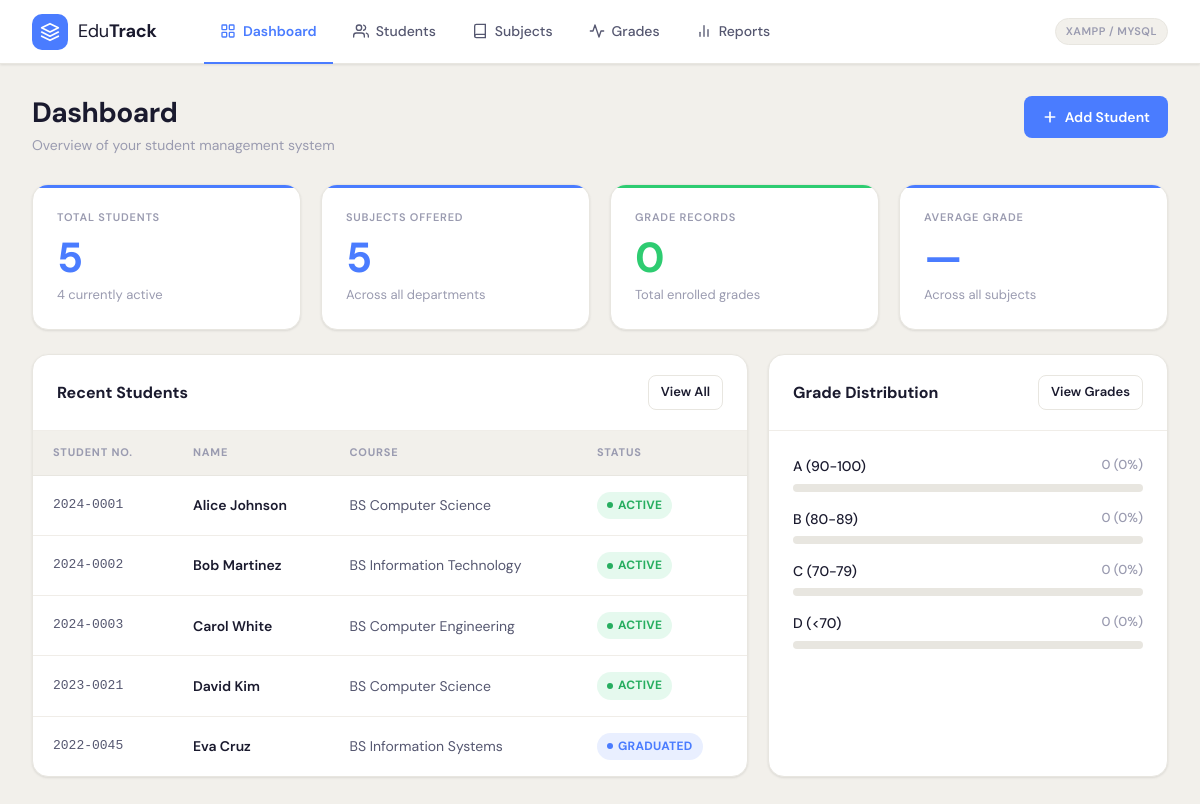
The page / on the database its author committed.
### tables this page shows
CREATE TABLE IF NOT EXISTS students (
    id INT AUTO_INCREMENT PRIMARY KEY,
    student_no VARCHAR(20) UNIQUE NOT NULL,
    full_name VARCHAR(100) NOT NULL,
    email VARCHAR(100) UNIQUE NOT NULL,
    course VARCHAR(100) NOT NULL,
    year_level INT NOT NULL DEFAULT 1,
    status ENUM('Active', 'Graduated', 'Inactive', 'Dropped') DEFAULT 'Active',
    created_at TIMESTAMP DEFAULT CURRENT_TIMESTAMP,
    updated_at TIMESTAMP DEFAULT CURRENT_TIMESTAMP ON UPDATE CURRENT_TIMESTAMP
);

### index.php (the view, shortened to what this page needs)
<?php
$db = getDB();
$total_students = $db->query("SELECT COUNT(*) as c FROM students")->fetch_assoc()['c'];
$active_students = $db->query("SELECT COUNT(*) as c FROM students WHERE status='Active'")->fetch_assoc()['c'];
$total_subjects = $db->query("SELECT COUNT(*) as c FROM subjects")->fetch_assoc()['c'];
$total_grades = $db->query("SELECT COUNT(*) as c FROM grades")->fetch_assoc()['c'];
$avg_grade_res = $db->query("SELECT AVG(grade) as avg FROM grades")->fetch_assoc();
$avg_grade = $avg_grade_res['avg'] ? round($avg_grade_res['avg'], 1) : 0;
$recent = $db->query("SELECT * FROM students ORDER BY created_at DESC LIMIT 5");
$grade_dist = [
    'A (90-100)' => 0, 'B (80-89)' => 0, 'C (70-79)' => 0, 'D (<70)' => 0
];
require_once 'includes/header.php';
?>
<div class="page-header">
    <div class="page-title">
        <h1>Dashboard</h1>
        <p>Overview of your student management system</p>
    </div>
    <a href="pages/students.php?action=add" class="btn btn-primary">
        <svg viewBox="0 0 24 24" fill="none"><line x1="12" y1="5" x2="12" y2="19" stroke="currentColor" stroke-width="2.5" stroke-linecap="round"/><line x1="5" y1="12" x2="19" y2="12" stroke="currentColor" stroke-width="2.5" stroke-linecap="round"/></svg>
        Add Student
    </a>
</div>
<div class="stats-grid">
    <div class="stat-card blue">
        <div class="stat-label">Total Students</div>
        <div class="stat-value"><?= $total_students ?></div>
        <div class="stat-sub"><?= $active_students ?> currently active</div>
    </div>
    <div class="stat-card blue">
        <div class="stat-label">Subjects Offered</div>
        <div class="stat-value" style="color: var(--accent-blue)"><?= $total_subjects ?></div>
        <div class="stat-sub">Across all departments</div>
    </div>
    <div class="stat-card green">
        <div class="stat-label">Grade Records</div>
        <div class="stat-value" style="color: var(--accent-green)"><?= $total_grades ?></div>
        <div class="stat-sub">Total enrolled grades</div>
    </div>
    <div class="stat-card blue">
        <div class="stat-label">Average Grade</div>
        <div class="stat-value"><?= $avg_grade ?: '—' ?></div>
        <div class="stat-sub">Across all subjects</div>
    </div>
</div>
<div class="dashboard-grid">
    <div class="card">
        <div class="card-header">
            <h2>Recent Students</h2>
            <a href="pages/students.php" class="btn btn-secondary btn-sm">View All</a>
        </div>
        <table id="recent-table">
            <thead>
                <tr>
                    <th>Student No.</th>
                    <th>Name</th>
                    <th>Course</th>
                    <th>Status</th>
                </tr>
            </thead>
            <tbody>
                <?php while ($s = $recent->fetch_assoc()): ?>
                <tr>
                    <td class="td-number"><?= htmlspecialchars($s['student_no']) ?></td>
                    <td class="td-name"><?= htmlspecialchars($s['full_name']) ?></td>
                    <td class="td-muted"><?= htmlspecialchars($s['course']) ?></td>
                    <td><span class="badge badge-<?= strtolower($s['status']) ?>"><?= strtoupper($s['status']) ?></span></td>
                </tr>
                <?php endwhile; ?>
            </tbody>
        </table>
    </div>
    <div class="card">
        <div class="card-header">
            <h2>Grade Distribution</h2>
            <a href="pages/grades.php" class="btn btn-secondary btn-sm">View Grades</a>
        </div>
        <div class="card-body">
            <?php foreach ($grade_dist as $label => $count):
                $pct = $total_grades > 0 ? round(($count / $total_grades) * 100) : 0;
            ?>
            <div class="grade-dist-item">
                <div class="grade-dist-header">
                    <span><?= $label ?></span>
                    <span class="grade-dist-count"><?= $count ?> (<?= $pct ?>%)</span>
                </div>
                <div class="grade-bar-bg">
                </div>
            </div>
            <?php endforeach; ?>
        </div>
    </div>
</div>
<?php require_once 'includes/footer.php'; ?>

### includes/header.php (shortened to what this page needs)
<?php
$current_page = basename($_SERVER['PHP_SELF'], '.php');
?>
<!DOCTYPE html>
<html lang="en">
<head>
    <link rel="stylesheet" href="<?= (strpos($_SERVER['PHP_SELF'], '/pages/') !== false) ? '../' : '' ?>assets/css/style.css">
</head>
<body>
<nav class="navbar">
    <div class="nav-brand">
        <div class="nav-logo">
            <svg viewBox="0 0 24 24" fill="none" xmlns="http://www.w3.org/2000/svg">
                <path d="M12 2L2 7l10 5 10-5-10-5zM2 17l10 5 10-5M2 12l10 5 10-5" stroke="white" stroke-width="2" stroke-linecap="round" stroke-linejoin="round"/>
            </svg>
        </div>
        <span class="brand-text">Edu<strong>Track</strong></span>
    </div>
    <ul class="nav-links">
        <li><a href="<?= (strpos($_SERVER['PHP_SELF'], '/pages/') !== false) ? '../' : '' ?>index.php" class="<?= $current_page === 'index' ? 'active' : '' ?>">
            Dashboard
        </a></li>
        <li><a href="<?= (strpos($_SERVER['PHP_SELF'], '/pages/') !== false) ? '' : 'pages/' ?>students.php" class="<?= $current_page === 'students' ? 'active' : '' ?>">
            Students
        </a></li>
        <li><a href="<?= (strpos($_SERVER['PHP_SELF'], '/pages/') !== false) ? '' : 'pages/' ?>subjects.php" class="<?= $current_page === 'subjects' ? 'active' : '' ?>">
            <svg viewBox="0 0 24 24" fill="none"><path d="M4 19.5A2.5 2.5 0 0 1 6.5 17H20" stroke="currentColor" stroke-width="2" stroke-linecap="round"/><path d="M6.5 2H20v20H6.5A2.5 2.5 0 0 1 4 19.5v-15A2.5 2.5 0 0 1 6.5 2z" stroke="currentColor" stroke-width="2"/></svg>
            Subjects
        </a></li>
        <li><a href="<?= (strpos($_SERVER['PHP_SELF'], '/pages/') !== false) ? '' : 'pages/' ?>grades.php" class="<?= $current_page === 'grades' ? 'active' : '' ?>">
            <svg viewBox="0 0 24 24" fill="none"><polyline points="22 12 18 12 15 21 9 3 6 12 2 12" stroke="currentColor" stroke-width="2" stroke-linecap="round" stroke-linejoin="round"/></svg>
            Grades
        </a></li>
        <li><a href="<?= (strpos($_SERVER['PHP_SELF'], '/pages/') !== false) ? '' : 'pages/' ?>reports.php" class="<?= $current_page === 'reports' ? 'active' : '' ?>">
            Reports
        </a></li>
    </ul>
    <div class="nav-badge">XAMPP / MySQL</div>
</nav>
<main class="main-content">

### includes/footer.php (shortened to what this page needs)
</main>
</body>
</html>

### rows shown on the page
students: student_no "2024-0001", full_name "Alice Johnson", course "BS Computer Science", status "ACTIVE"
students: student_no "2024-0002", full_name "Bob Martinez", course "BS Information Technology", status "ACTIVE"
students: student_no "2024-0003", full_name "Carol White", course "BS Computer Engineering", status "ACTIVE"
students: student_no "2023-0021", full_name "David Kim", course "BS Computer Science", status "ACTIVE"
students: student_no "2022-0045", full_name "Eva Cruz", course "BS Information Systems", status "GRADUATED"

### other values the page prints
$total_students "5"
$active_students "4"
$total_subjects "5"
$total_grades "0"
$avg_grade ?: '—' "—"
$label "A (90-100)"
$count "0"
$pct "0"
$label "B (80-89)"
$label "C (70-79)"
$label "D (<70)"
